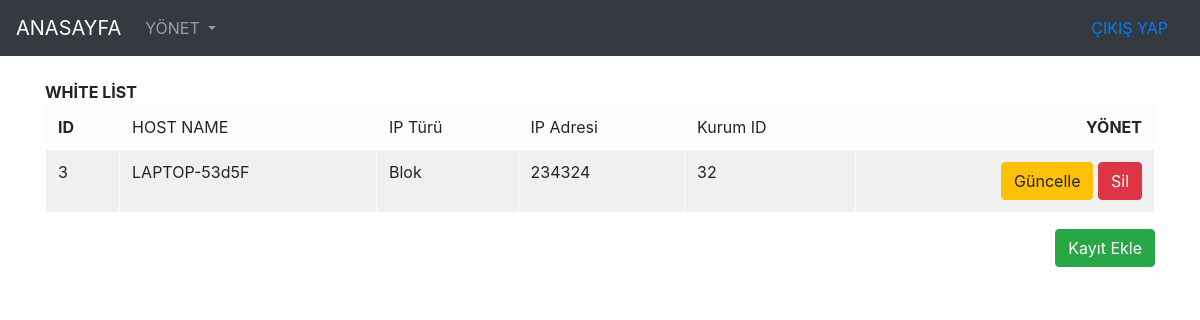
The app's page /whitelist.php with its own data.
### tables this page shows
CREATE TABLE `whitelist` (
  `ID` int(11) NOT NULL,
  `HostName` varchar(50) NOT NULL,
  `IPTuru` varchar(50) NOT NULL,
  `IPAdresi` varchar(50) NOT NULL,
  `KurumID` int(50) NOT NULL,
  `EklenmeTarihi` timestamp NOT NULL DEFAULT current_timestamp(),
  `DuzenlenmeTarihi` timestamp NOT NULL DEFAULT current_timestamp(),
  `Ekleyen` varchar(20) NOT NULL,
  `Duzenleyen` varchar(20) NOT NULL,
  `Silindi` bit(2) NOT NULL,
  `Silen` int(10) NOT NULL
);

### whitelist.php (the view, shortened to what this page needs)
<?php
include("inc/db.php");
include('inc/header.php');
include('inc/navbar.php');
?>
<form method="post" action="#">
<br><div class="container">
	  <div class="row justify-content-center">
		<div class="col">
		 <table class="table table-bordered table-striped table-light">
			<tr colspan = 5 ><b>WHİTE LİST</tr>
			<tr>
			 <td><b>ID</b></td>
			 <td>HOST NAME</td>
			 <td>IP Türü</td>
			 <td>IP Adresi</td>
			 <td>Kurum ID</td>
			 <td class="text-right"><b>YÖNET</b></td>
			 </tr>
			 <?php
			$query = $baglan->prepare("SELECT * FROM whitelist");
			 $query->execute();
			 $result=$query-> fetchAll(PDO::FETCH_OBJ);
			 foreach($result as $row){?>
			 	<tr>
			 	<td><?= $row->ID ?></td>
			 	<td><?= $row->HostName ?></td>
				<td><?= $row->IPTuru ?></td>
				<td><?= $row->IPAdresi ?></td>
				<td><?= $row->KurumID ?></td>
			 	<td class="text-right">
					<a href="whitelistduzenle.php?islem=guncelle&id=<?= $row->ID ?> " class="btn btn-warning">Güncelle</a>
					<a href="whitelistduzenle.php?islem=sil&id=<?= $row->ID ?> " class="btn btn-danger">Sil</a>
				</td>
			    </tr>
			 <?php } ?>
			</table>
			<div class ="text-right">
			<a href="whitelistduzenle.php?islem=ekle" class="btn btn-success">Kayıt Ekle</a>
			 </div>
		  </div>
	  </div>
	</div>

### records on screen
whitelist: ID "3", HostName "LAPTOP-53d5F", IPTuru "Blok", IPAdresi "234324", KurumID "32"
